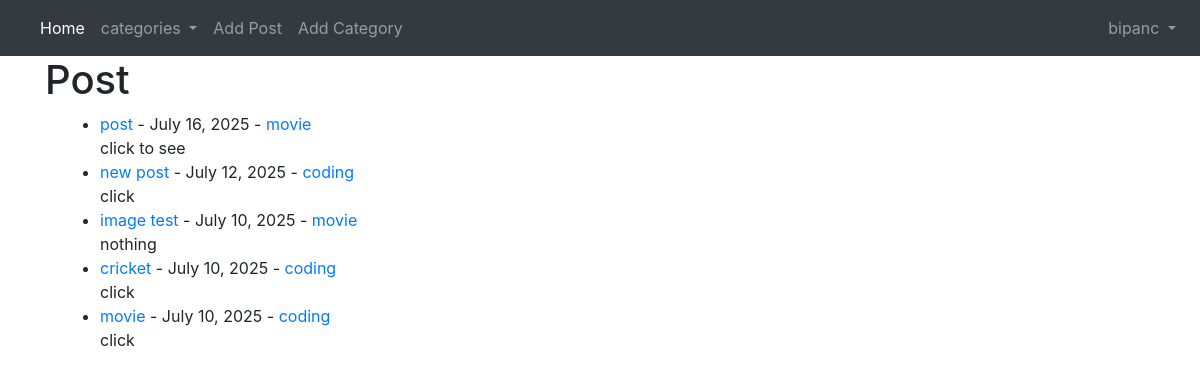
Screenshot of / (signed in) with the database file from the repository.
### theblog/models.py (models this page shows, shortened)
class post(models.Model):
    title = models.CharField(max_length=255)
    author= models.ForeignKey(User,on_delete=models.CASCADE)
    header_image=models.ImageField(null=True,blank=True,upload_to='images/')
    body= RichTextField(blank=True,null=True)
    post_date=models.DateField(auto_now_add=True)
    category=models.CharField(max_length=255,default='coding')
    snippet=models.CharField(max_length=255)
    likes=models.ManyToManyField(User,related_name='blog_posts')

### theblog/views.py (the view)
# urls.py: path('',Homeview.as_view(),name='home'),
class Homeview(ListView):
    model=post
    template_name='home.html'
    ordering=['-id']
    def get_context_data(self, *args ,**kwargs):
        catmenu=Category.objects.all()
        context = super(Homeview, self).get_context_data(*args ,**kwargs)
        context['catmenu']=catmenu
        return context

### theblog/models.py (called while the page is built)
    def __str__(self):
        return str(self.name)

### theblog/templates/home.html (shortened to what this page needs)
{%extends 'base.html'%}
{%block content%}
<h1>Post</h1>
<div class='container-fluid'>
<ul>
{% for post in object_list %}
    <li><a href='{% url 'blog-article' post.pk %}'>{{post.title}}<a>  - {{post.post_date}} - <a href='{% url 'categorys' post.category|slugify %}'>{{post.category}}</a><br/>
    {{post.snippet}}</li>
{%endfor%}
</ul>
</div>
{%endblock%}

### theblog/templates/base.html (shortened to what this page needs)
<!doctype html>
<html lang="en">
  <head>
    <link rel="stylesheet" href="https://cdn.jsdelivr.net/npm/bootstrap@4.4.1/dist/css/bootstrap.min.css">
  </head>
  <body>
    <nav class="navbar navbar-expand-lg navbar-dark bg-dark">
  <div class="collapse navbar-collapse" id="navbarSupportedContent">
    <ul class="navbar-nav mr-auto">
      <li class="nav-item active">
        <a class="nav-link" href="{%url 'home'%}">Home <span class="sr-only">(current)</span></a>
      </li>
      {%if catmenu %}
      <li class="nav-item dropdown">
        <a class="nav-link dropdown-toggle" href="#" id="navbarDropdown" role="button" data-toggle="dropdown" aria-haspopup="true" aria-expanded="false">
          categories
        </a>
      </li>
      {%else%}
      <li class="nav-item">
        <a class="nav-link" href="{%url 'categorylist'%}">Category list</a>
      </li>
      {%endif%}
      {%if user.is_authenticated%}
      <li class="nav-item">
        <a class="nav-link" href="{%url 'addpost'%}">Add Post</a>
      </li>
      <li class="nav-item">
        <a class="nav-link" href="{%url 'add_category'%}">Add Category</a>
      </li>
        </div>
      {%endif%}
     <ul class="navbar-nav ml">
    <li class="nav-item dropdown">
      {%if user.is_authenticated %}
        <a class="nav-link dropdown-toggle" id="navbarDropdown" role="button" data-toggle="dropdown" aria-haspopup="true" aria-expanded="false">
          {{user}}
        </a>
    {%endif%}
     </ul>
</nav>
    <div class='container'>{%block content%}
    {%endblock%}<div>
  </body>
</html>

### rows the page displays
post: title "post", post_date "July 16, 2025", category "movie", snippet "click to see"
post: title "new post", post_date "July 12, 2025", category "coding", snippet "click"
post: title "image test", post_date "July 10, 2025", category "movie", snippet "nothing"
post: title "cricket", post_date "July 10, 2025", category "coding", snippet "click"
post: title "movie", post_date "July 10, 2025", category "coding", snippet "click"

### other values shown
{{ user }} "bipanc"
